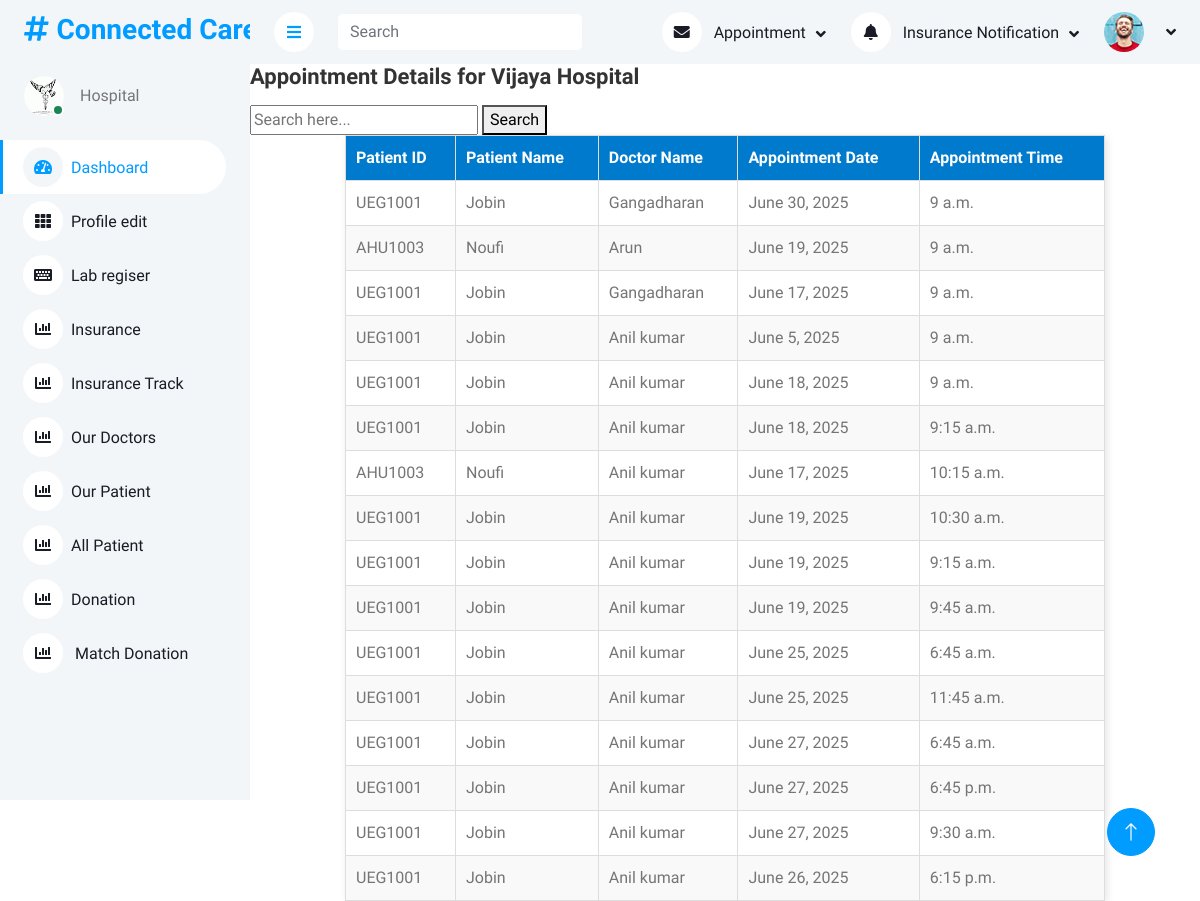
Screenshot of /hosp_pat_appointment (signed in) with the database file from the repository.
### hosp_app/models.py (models this page shows, shortened)
class Hosp(models.Model):
    name=models.CharField(max_length=100)
    address=models.CharField(max_length=100)
    dist=models.CharField(max_length=100)
    city=models.CharField(max_length=100)
    contact=models.CharField(max_length=100)
    loginid=models.ForeignKey('Login',on_delete=models.CASCADE)

class Appointment(models.Model):
    pat_id=models.ForeignKey(Patient,on_delete=models.CASCADE)
    doc_id=models.ForeignKey(Doctor,on_delete=models.CASCADE)
    hosp_id=models.ForeignKey(Hosp,on_delete=models.CASCADE)
    book_date=models.DateField()
    book_time=models.TimeField()
    cancel=models.CharField(max_length=100)
    appointment_type = models.CharField(max_length=10,choices=[("Online", "Online"), ("Offline", "Offline")],blank=True,null=True)
    pres = models.CharField(max_length=100, blank=True, null=True)
    curr_date=models.DateTimeField(auto_now_add=True)
    url=models.CharField(max_length=100,null=True, blank=True)
    status=models.IntegerField(default=0,null=True, blank=True)

class Patient(models.Model):
    name = models.CharField(max_length=100)
    address = models.CharField(max_length=100)
    gender = models.CharField(max_length=100)
    age = models.CharField(max_length=100)
    contact = models.CharField(max_length=100)
    loginid = models.ForeignKey(Login, on_delete=models.CASCADE)
    pr_number = models.CharField(max_length=15, unique=True, blank=True, null=True)

class Doctor(models.Model):
    uploaded_image = models.ImageField(upload_to='images/', blank=True, null=True)
    name=models.CharField(max_length=100)
    gender=models.CharField(max_length=100)
    age=models.CharField(max_length=100)
    specification=models.CharField(max_length=100)
    exp=models.CharField(max_length=100)
    qualif=models.CharField(max_length=100)
    contact=models.CharField(max_length=100)
    con_fee=models.CharField(max_length=100)
    hosp_name=models.ForeignKey(Hosp,on_delete=models.CASCADE)
    loginid=models.ForeignKey('Login',on_delete=models.CASCADE)

### hosp_app/views.py (the view)
# urls.py: path("hosp_pat_appointment", views.hosp_pat_appointment, name="hosp_pat_appointment"),
def hosp_pat_appointment(request):
    if 'user_id' in request.session:
        user_id = request.session.get('user_id')
        hosp = get_object_or_404(Hosp, loginid=user_id)
        pat_show = Appointment.objects.filter(hosp_id=hosp)
        return render(request, 'hosp_pat_appointment.html', {'pat_show': pat_show, 'hosp': hosp})
    else:
        return redirect('login')

### hosp_app/templates/hosp_pat_appointment.html (shortened to what this page needs)
{%load static%}
<!DOCTYPE html>
<html lang="en">
<head>
    <link href="https://cdnjs.cloudflare.com/ajax/libs/font-awesome/5.10.0/css/all.min.css" rel="stylesheet">
    <link href="https://cdn.jsdelivr.net/npm/bootstrap-icons@1.4.1/font/bootstrap-icons.css" rel="stylesheet">
    <link href="{% static 'hospadmin/lib/owlcarousel/assets/owl.carousel.min.css' %}" rel="stylesheet">
    <link href="{% static 'hospadmin/lib/tempusdominus/css/tempusdominus-bootstrap-4.min.css' %}" rel="stylesheet" />
    <link href="{% static 'hospadmin/css/bootstrap.min.css' %}" rel="stylesheet">
    <link href="{% static 'hospadmin/css/style.css' %}" rel="stylesheet">
</head>
<body>
    <div class="container-xxl position-relative bg-white d-flex p-0">
        <div class="sidebar pe-4 pb-3">
            <nav class="navbar bg-light navbar-light">
                <a href="index.html" class="navbar-brand mx-4 mb-3">
                    <h3 class="text-primary"><i class="fa fa-hashtag me-2"></i>Connected Care</h3>
                </a>
                <div class="d-flex align-items-center ms-4 mb-4">
                    <div class="position-relative">
                        <img class="rounded-circle" src="{% static 'hospadmin/img/lo.png' %}" alt="" style="width: 40px; height: 40px;">
                        <div class="bg-success rounded-circle border border-2 border-white position-absolute end-0 bottom-0 p-1"></div>
                    </div>
                    <div class="ms-3">
                        <span>Hospital</span>
                    </div>
                </div>
                <div class="navbar-nav w-100">
                    <a href="hosp_mod" class="nav-item nav-link active"><i class="fa fa-tachometer-alt me-2"></i>Dashboard</a>
                    <a href="hosp_pro_edit" class="nav-item nav-link"><i class="fa fa-th me-2"></i>Profile edit</a>
                    <a href="lab_reg" class="nav-item nav-link"><i class="fa fa-keyboard me-2"></i>Lab regiser</a>
                    <a href="hosp_pat_ins_req" class="nav-item nav-link"><i class="fa fa-chart-bar me-2"></i>Insurance</a>
                    <a href="hosp_pat_ins_status" class="nav-item nav-link"><i class="fa fa-chart-bar me-2"></i>Insurance Track</a>
                    <a href="hosp_docs_show" class="nav-item nav-link"><i class="fa fa-chart-bar me-2"></i>Our Doctors</a>
                    <a href="hosp_pat_appointment" class="nav-item nav-link"><i class="fa fa-chart-bar me-2"></i>Our Patient</a>
                    <a href="all_pat_prnumber_hosp" class="nav-item nav-link"><i class="fa fa-chart-bar me-2"></i>All Patient </a>
                    <a href="donate_organ" class="nav-item nav-link"><i class="fa fa-chart-bar me-2"></i>Donation</a>
                    <a href="recipient_form" class="nav-item nav-link"><i class="fa fa-chart-bar me-2"></i> Match Donation</a>
                </div>
            </nav>
        </div>
        <div class="content">
            <nav class="navbar navbar-expand bg-light navbar-light sticky-top px-4 py-0">
                <a href="#" class="sidebar-toggler flex-shrink-0">
                    <i class="fa fa-bars"></i>
                </a>
                <form class="d-none d-md-flex ms-4">
                    <input class="form-control border-0" type="search" placeholder="Search">
                </form>
                <div class="navbar-nav align-items-center ms-auto">
                    <div class="nav-item dropdown">
                        <a href="#" class="nav-link dropdown-toggle" data-bs-toggle="dropdown">
                            <i class="fa fa-envelope me-lg-2"></i>
                            <span class="d-none d-lg-inline-flex">Appointment</span>
                        </a>
                    </div>
                    <div class="nav-item dropdown">
                        <a href="#" class="nav-link dropdown-toggle" data-bs-toggle="dropdown">
                            <i class="fa fa-bell me-lg-2"></i>
                            <span class="d-none d-lg-inline-flex">Insurance Notification</span>
                        </a>
                    </div>
                    <div class="nav-item dropdown">
                        <a href="#" class="nav-link dropdown-toggle" data-bs-toggle="dropdown">
                            <img class="rounded-circle me-lg-2" src="{% static 'hospadmin/img/user.jpg' %}" alt="" style="width: 40px; height: 40px;">
                        </a>
                    </div>
                </div>
            </nav>
<h2>Appointment Details for {{ hosp.name }}</h2>
<form method="get">
    <input type="text" name="search" placeholder="Search here..." />
    <button type="submit">Search</button>
</form>
<table>
    <thead>
        <tr>
            <th>Patient ID</th>
            <th>Patient Name</th>
            <th>Doctor Name</th>
            <th>Appointment Date</th>
            <th>Appointment Time</th>
        </tr>
    </thead>
    <tbody>
        {% for i in pat_show %}
        <tr>
            <td>{{ i.pat_id.pr_number }}</td>
            <td>{{ i.pat_id.name }}</td>
            <td>{{ i.doc_id.name }}</td>
            <td>{{ i.book_date }}</td>
            <td>{{ i.book_time }}</td>
        </tr>
        {% empty %}
        <tr>
            <td colspan="5">No appointments found.</td>
        </tr>
        {% endfor %}
    </tbody>
</table>
                </div>
            </div>
        <a href="#" class="btn btn-lg btn-primary btn-lg-square back-to-top"><i class="bi bi-arrow-up"></i></a>
</body>
</html>

### hosp_app/static/hospadmin/css/style.css (style rules this page uses)
:root { --primary: #009CFF; --light: #F3F6F9; --dark: #191C24; }
.back-to-top { position: fixed; display: none; right: 45px; bottom: 45px; z-index: 99; }
.btn { transition: .5s; }
.btn.btn-primary { color: #FFFFFF; }
.btn-lg-square { width: 48px; height: 48px; }
.btn-square, .btn-sm-square, .btn-lg-square { padding: 0; display: inline-flex; align-items: center; justify-content: center; font-weight: normal; border-radius: 50px; }
.sidebar { position: fixed; top: 0; left: 0; bottom: 0; width: 250px; height: 100vh; overflow-y: auto; background: var(--light); transition: 0.5s; z-index: 999; }
.content { margin-left: 250px; min-height: 100vh; background: #FFFFFF; transition: 0.5s; }
@media (min-width: 992px) { .sidebar { margin-left: 0; } }
@media (min-width: 992px) { .content { width: calc(100% - 250px); } }
.sidebar .navbar .navbar-nav .nav-link { padding: 7px 20px; color: var(--dark); font-weight: 500; border-left: 3px solid var(--light); border-radius: 0 30px 30px 0; outline: none; }
.sidebar .navbar .navbar-nav .nav-link:hover, .sidebar .navbar .navbar-nav .nav-link.active { color: var(--primary); background: #FFFFFF; border-color: var(--primary); }
.sidebar .navbar .navbar-nav .nav-link i { width: 40px; height: 40px; display: inline-flex; align-items: center; justify-content: center; background: #FFFFFF; border-radius: 40px; }
.sidebar .navbar .navbar-nav .nav-link:hover i, .sidebar .navbar .navbar-nav .nav-link.active i { background: var(--light); }
.content .navbar .navbar-nav .nav-link { margin-left: 25px; padding: 12px 0; color: var(--dark); outline: none; }
.content .navbar .sidebar-toggler, .content .navbar .navbar-nav .nav-link i { width: 40px; height: 40px; display: inline-flex; align-items: center; justify-content: center; background: #FFFFFF; border-radius: 40px; }
.content .navbar .dropdown-toggle::after { margin-left: 6px; vertical-align: middle; border: none; content: "\f107"; font-family: "Font Awesome 5 Free"; font-weight: 900; transition: .5s; }

### hosp_app/templates/hosp_pat_appointment.html (style rules this page uses)
h2 { font-size: 22px; margin-bottom: 15px; color: #333; }
table { width: 80%; margin: auto; background: white; border-collapse: collapse; box-shadow: 2px 2px 8px rgba(0, 0, 0, 0.1); }
th, td { padding: 10px; border: 1px solid #ddd; text-align: left; }
th { background: #007acc; color: white; font-size: 16px; }
tr:nth-child(even) { background: #f9f9f9; }

### rows the page displays
Hosp: name "Vijaya Hospital"
Appointment: pat_id.pr_number "UEG1001", pat_id.name "Jobin", doc_id.name "Gangadharan", book_date "June 30, 2025", book_time "9 a.m."
Appointment: pat_id.pr_number "AHU1003", pat_id.name "Noufi", doc_id.name "Arun", book_date "June 19, 2025", book_time "9 a.m."
Appointment: pat_id.pr_number "UEG1001", pat_id.name "Jobin", doc_id.name "Gangadharan", book_date "June 17, 2025", book_time "9 a.m."
Appointment: pat_id.pr_number "UEG1001", pat_id.name "Jobin", doc_id.name "Anil kumar", book_date "June 5, 2025", book_time "9 a.m."
Appointment: pat_id.pr_number "UEG1001", pat_id.name "Jobin", doc_id.name "Anil kumar", book_date "June 18, 2025", book_time "9 a.m."
Appointment: pat_id.pr_number "UEG1001", pat_id.name "Jobin", doc_id.name "Anil kumar", book_date "June 18, 2025", book_time "9:15 a.m."
Appointment: pat_id.pr_number "AHU1003", pat_id.name "Noufi", doc_id.name "Anil kumar", book_date "June 17, 2025", book_time "10:15 a.m."
Appointment: pat_id.pr_number "UEG1001", pat_id.name "Jobin", doc_id.name "Anil kumar", book_date "June 19, 2025", book_time "10:30 a.m."
Appointment: pat_id.pr_number "UEG1001", pat_id.name "Jobin", doc_id.name "Anil kumar", book_date "June 19, 2025", book_time "9:15 a.m."
Appointment: pat_id.pr_number "UEG1001", pat_id.name "Jobin", doc_id.name "Anil kumar", book_date "June 19, 2025", book_time "9:45 a.m."
Appointment: pat_id.pr_number "UEG1001", pat_id.name "Jobin", doc_id.name "Anil kumar", book_date "June 25, 2025", book_time "6:45 a.m."
Appointment: pat_id.pr_number "UEG1001", pat_id.name "Jobin", doc_id.name "Anil kumar", book_date "June 25, 2025", book_time "11:45 a.m."
Appointment: pat_id.pr_number "UEG1001", pat_id.name "Jobin", doc_id.name "Anil kumar", book_date "June 27, 2025", book_time "6:45 a.m."
Appointment: pat_id.pr_number "UEG1001", pat_id.name "Jobin", doc_id.name "Anil kumar", book_date "June 27, 2025", book_time "6:45 p.m."
Appointment: pat_id.pr_number "UEG1001", pat_id.name "Jobin", doc_id.name "Anil kumar", book_date "June 27, 2025", book_time "9:30 a.m."
Appointment: pat_id.pr_number "UEG1001", pat_id.name "Jobin", doc_id.name "Anil kumar", book_date "June 26, 2025", book_time "6:15 p.m."
